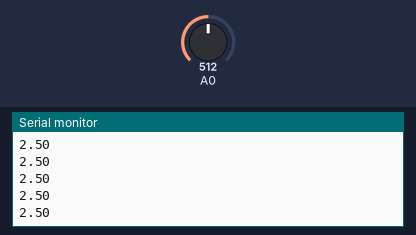
A sketch run on a simulated Arduino Uno, built with avr-gcc and run on an emulated ATmega328P. Shown: the last lines printed to the serial monitor. The test bench sets the inputs (shaded band); at power-on: A0 = 512.

Above: at 1.2 s.
1.3 s: A0 set to 716
At 2.0 s:
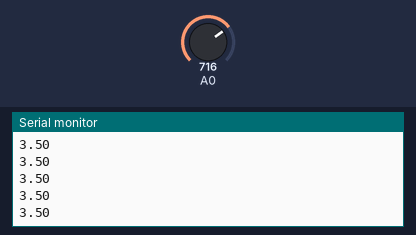
2.8 s: A0 set to 900
At 3.8 s:
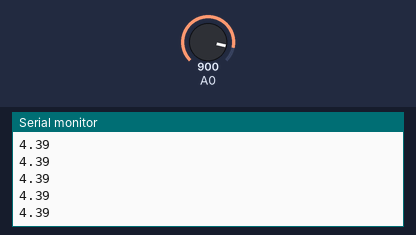
Timing chart, 0 to 5.8 s (numbered marks = the images above; inputs shaded):
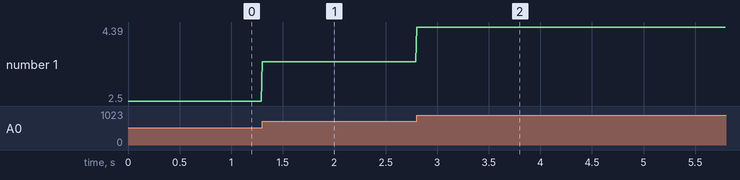

Measured:
- after the input at 1.3 s, the serial monitor: prints a new line at once (image 1)
- after the input at 2.8 s, the serial monitor: prints a new line at once (image 2)
- plotted number 1: 2.5 → 3.5 after the input at 1.3 s, 3.5 → 4.39 after the input at 2.8 s

The sketch:

NaarVoltage.ino
```cpp
double NaarVoltage(const int gemeten_waarde)
{
  //Delen door 1024, dan keer 5.0 en dan terug geven
  const double gemeten_waarde_als_double
    = static_cast<double>(gemeten_waarde);
  const double fractie
    = gemeten_waarde_als_double
    / 1024.0;
  const double voltage
    = fractie
    * 5.0;
  return voltage;
}

void setup()
{
  Serial.begin(9600);
}


void loop()
{
  const int getal = analogRead(A0);
  const double spanning = NaarVoltage(getal);
  Serial.println(spanning);
  delay(10);
}
```
